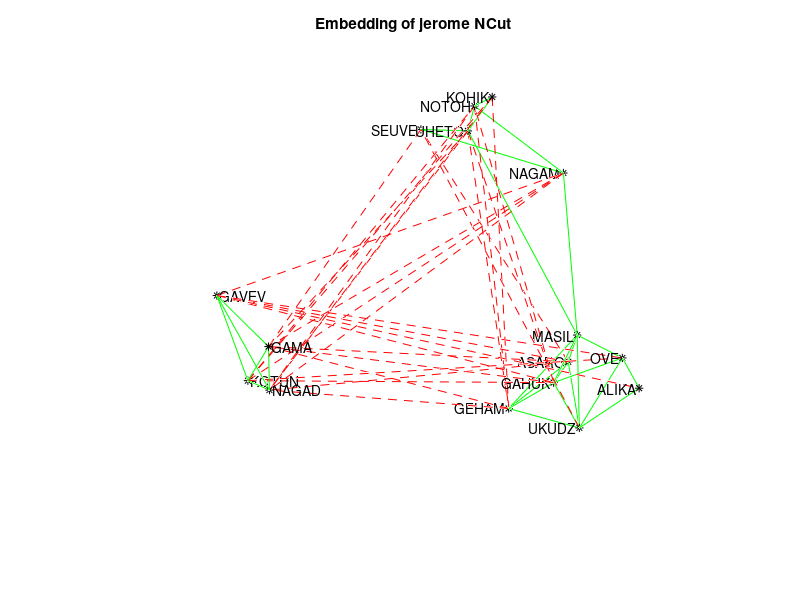

Here is the MATLAB script that generated this plot: (Note: this script raises an error after producing the figure.)
clc
clear all
close all
path(path, '..\new_Laplacian');
posW = csvread('gamaPos.csv');
negW = csvread('gamaNeg.csv');
names = textread('name.csv', '%s');

n=size(posW,2);
Dpos=sum(posW,2);
Dneg=sum(negW,2);
D=diag(Dpos+Dneg);
D2=zeros(n,n);
for i=1:n
    if D(i,i)~=0
        D2(i,i)=1/D(i,i)^.5;
    end
end

L=D-posW+negW;
Lsym=D2*L*D2;
[u1,e] = eig(Lsym);
u1=D2*u1;
figure; hold on;
    for i = 1:n
        for j = i+1:n
            if posW(i,j) ~= 0
                plot3(u1(i:j-i:j,1),u1(i:j-i:j,2),u1(i:j-i:j,3),'g-');
            elseif negW(i,j) ~= 0
                plot3(u1(i:j-i:j,1),u1(i:j-i:j,2),u1(i:j-i:j,3),'r--');
            end
        end
    end
    for i = 3:14
        plot3(u1(i,1),u1(i,2),u1(i,3),'k*');
            text(u1(i,1),u1(i,2),u1(i,3),[char(names(i)) ' '],...
                'HorizontalAlignment','right');
    end
        for i = [1 2 15 16]
        plot3(u1(i,1),u1(i,2),u1(i,3),'k*');
            text(u1(i,1),u1(i,2),u1(i,3),[' ' char(names(i))]);
    end
title('Embedding of jerome NCut');
axis off;

u2=SignedLaplacian(posW,negW,'sns',3);
figure; hold on;axis on;
    for i = 1:n
        for j = i+1:n
            if posW(i,j) ~= 0
                plot3(u2(i:j-i:j,1),u2(i:j-i:j,2),u2(i:j-i:j,3),'g-');
            elseif negW(i,j) ~= 0
                plot3(u2(i:j-i:j,1),u2(i:j-i:j,2),u2(i:j-i:j,3),'r--');
            end
        end
    end
    for i = 3:14
        plot3(u2(i,1),u2(i,2),u2(i,3),'k*');
            text(u2(i,1),u2(i,2),u2(i,3),[char(names(i)) ' '],...
                'HorizontalAlignment','right');
    end
        for i = [1 2 15 16]
        plot3(u2(i,1),u2(i,2),u2(i,3),'k*');
            text(u2(i,1),u2(i,2),u2(i,3),[' ' char(names(i))]);
    end
title('Embedding of SNScut');
axis off;

u3=SignedLaplacian(posW,negW,'bns',3);
figure; hold on;axis on;
    for i = 1:n
        for j = i+1:n
            if posW(i,j) ~= 0
                plot3(u3(i:j-i:j,1),u3(i:j-i:j,2),u3(i:j-i:j,3),'g-');
            elseif negW(i,j) ~= 0
                plot3(u3(i:j-i:j,1),u3(i:j-i:j,2),u3(i:j-i:j,3),'r--');
            end
        end
    end
for i = 3:14
        plot3(u3(i,1),u3(i,2),u3(i,3),'k*');
            text(u3(i,1),u3(i,2),u3(i,3),[char(names(i)) ' '],...
                'HorizontalAlignment','right');
    end
        for i = [1 2 15 16]
        plot3(u3(i,1),u3(i,2),u3(i,3),'k*');
            text(u3(i,1),u3(i,2),u3(i,3),[' ' char(names(i))]);
    end
%title('Embedding of our BNScut');
axis off;

%%%%%%%%%% compute AER ANR MER values
 pDinv=zeros(n,1);
    nDinv=zeros(n,1);
    for i=1:n
        if Dpos(i,1)>0;
                pDinv(i,1)=1/Dpos(i,1);
        end
        if Dneg(i,1)>0
                nDinv(i,1)=1/Dneg(i,1);
        end
    end
    posW2=posW;
    posW2(posW2>0)=1;
    negW2=negW;
    negW2(negW2>0)=1;   
dimensions=3;
    dis=sparse(n,n);
    for i=1:n-1
        for j=i+1:n
            if posW(i,j)~=0 || negW(i,j)~=0
                dis(i,j)=norm(u1(i,1:dimensions)-u1(j,1:dimensions));
            end
        end
    end    
    dis=dis+dis';
    AER=(sum(sum(posW.*dis)) / sum(Dpos)) / (sum(sum(negW.*dis)) / sum(Dneg));   
    ANR= (sum(sum(posW.*dis,2).*pDinv) / nnz(Dpos)) / (sum(sum(negW.*dis,2).*nDinv) / nnz(Dneg));
    MER= median( nonzeros(dis.*posW2)) / median( nonzeros(dis.*negW2));
    z(1,:)=[AER ANR MER];
    
        dis=sparse(n,n);
    for i=1:n-1
        for j=i+1:n
            if posW(i,j)~=0 || negW(i,j)~=0
                dis(i,j)=norm(u2(i,1:dimensions)-u2(j,1:dimensions));
            end
        end
    end    
    dis=dis+dis';
    AER=(sum(sum(posW.*dis)) / sum(Dpos)) / (sum(sum(negW.*dis)) / sum(Dneg));   
    ANR= (sum(sum(posW.*dis,2).*pDinv) / nnz(Dpos)) / (sum(sum(negW.*dis,2).*nDinv) / nnz(Dneg));
    MER= median( nonzeros(dis.*posW2)) / median( nonzeros(dis.*negW2));
    z(2,:)=[AER ANR MER];
    
        dis=sparse(n,n);
    for i=1:n-1
        for j=i+1:n
            if posW(i,j)~=0 || negW(i,j)~=0
                dis(i,j)=norm(u3(i,1:dimensions)-u3(j,1:dimensions));
            end
        end
    end    
    dis=dis+dis';
    AER=(sum(sum(posW.*dis)) / sum(Dpos)) / (sum(sum(negW.*dis)) / sum(Dneg));   
    ANR= (sum(sum(posW.*dis,2).*pDinv) / nnz(Dpos)) / (sum(sum(negW.*dis,2).*nDinv) / nnz(Dneg));
    MER= median( nonzeros(dis.*posW2)) / median( nonzeros(dis.*negW2));
    z(3,:)=[AER ANR MER];
    z=full(z);
